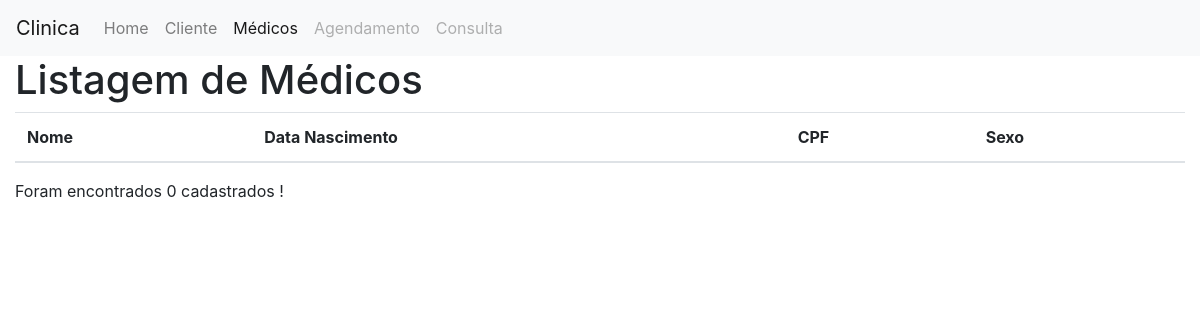
/atendimento/medico/, run on an earlier commit of the app's database.
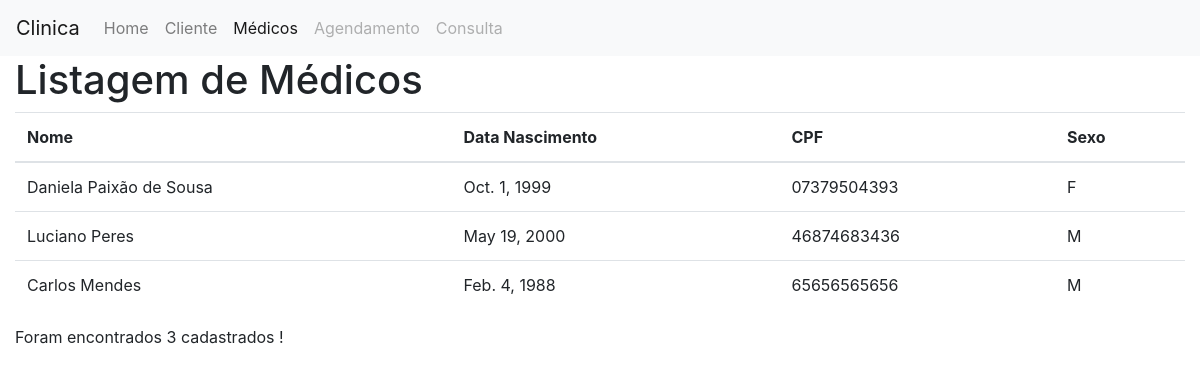
And on a later commit of the database.
### atendimento/models.py (models this page shows)
class Medico(models.Model):
    nome = models.CharField(max_length=50)
    dt_nasc = models.DateField()
    cpf = models.CharField(max_length=11)
    sexo = models.CharField(max_length=1)

### atendimento/views.py (the view)
# urls.py: path('medico/', views.medico_list)
def medico_list (request):
    medicos = Medico.objects.all()
    return render(request, 'medico/list.html', {'medicos':medicos})

### atendimento/templates/medico/list.html (shortened to what this page needs)
<!DOCTYPE html>
<html>
<head>
    <link rel="stylesheet" href="https://stackpath.bootstrapcdn.com/bootstrap/4.1.3/css/bootstrap.min.css"
>
</head>
<body>
    <nav class="navbar navbar-expand-lg navbar-light bg-light ">
        <a class="navbar-brand " href="#">Clinica</a>
        <div class="collapse navbar-collapse " id="navbarNav ">
            <ul class="navbar-nav ">
                <li class="nav-item ">
                    <a class="nav-link " href="/atendimento/ ">Home
                    </a>
                </li>
                <li class="nav-item ">
                    <a class="nav-link " href="/atendimento/cliente/ ">Cliente</a>
                </li>
                <li class="nav-item active ">
                    <a class="nav-link " href="/atendimento/medico/ ">Médicos</a>
                </li>
                <li class="nav-item ">
                    <a class="nav-link disabled " href="# ">Agendamento</a>
                    <li class="nav-item ">
                        <a class="nav-link disabled " href="# ">Consulta</a>
                    </li>
            </ul>
        </div>
    </nav>
    <div class="container-fluid ">
        <div class="row ">
            <div class="col-md-12 ">
                <h1>Listagem de Médicos</h1>
                <table class="table ">
                    <thead>
                        <tr>
                            <th>Nome</th>
                            <th>Data Nascimento</th>
                            <th>CPF</th>
                            <th>Sexo</th>
                        </tr>
                    </thead>
                    <tbody>
                        {% for medico in medicos %}
                            <tr>
                                <td>{{medico.nome }}</td>
                                <td>{{medico.dt_nasc}}</td>
                                <td>{{medico.cpf}}</td>
                                <td>{{medico.sexo}}</td>
                            </tr>
                        {% endfor %}
                    </tbody>
                </table>
                <tfoot>
                    <td colspan="4 " id="contagem ">
                        <p> Foram encontrados {{medicos | length}} cadastrados !</p>
                    </td>
                </tfoot>
            </div>
        </div>
    </div>
</body>
</html>

What changed in the data, as far as the page shows it:
added Medico: nome "Daniela Paixão de Sousa", dt_nasc "Oct. 1, 1999", cpf "07379504393", sexo "F"
added Medico: nome "Luciano Peres", dt_nasc "May 19, 2000", cpf "46874683436", sexo "M"
added Medico: nome "Carlos Mendes", dt_nasc "Feb. 4, 1988", cpf "65656565656", sexo "M"
Also different on the page:
{{ medicos | length }}: "0" → "3"
